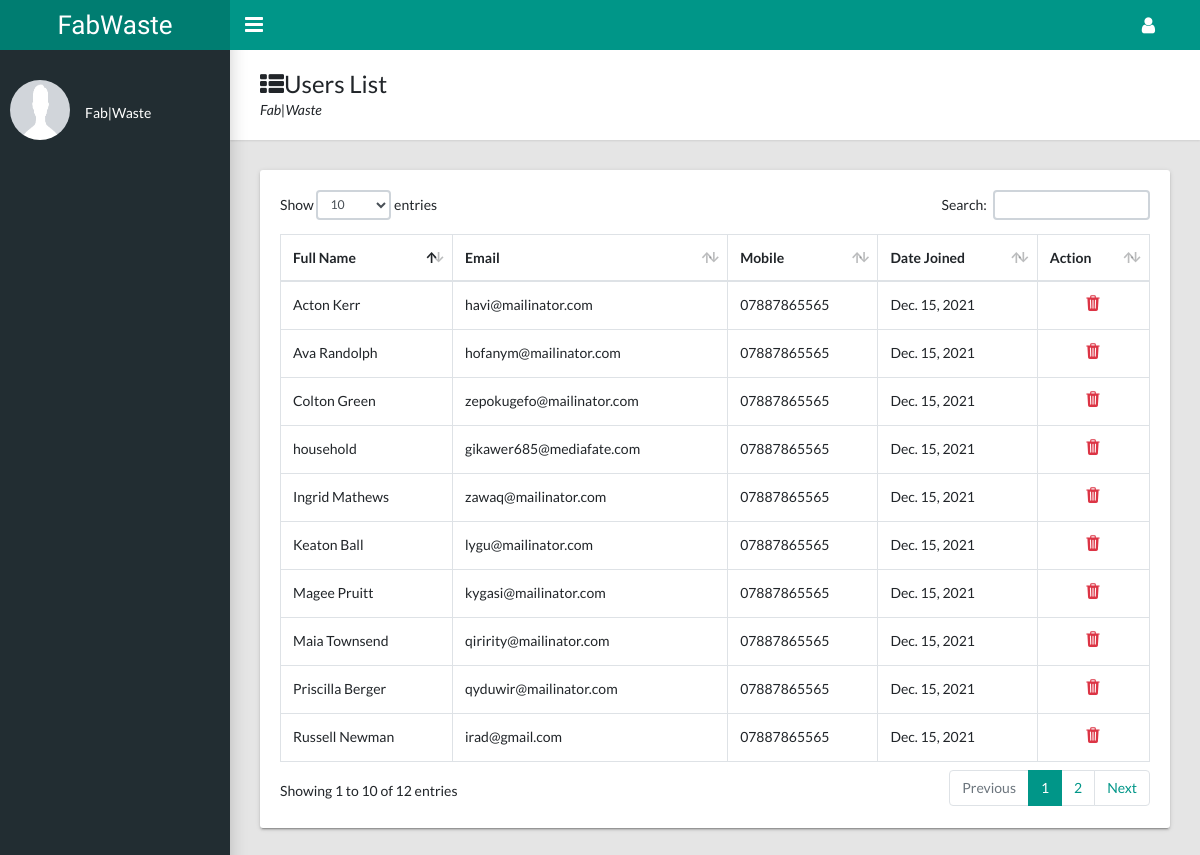
/dashboard/user-list, run on the app's committed database.
### userauth/models.py (models this page shows, shortened)
class UsersAccount(AbstractBaseUser, PermissionsMixin):
    email = models.EmailField(verbose_name='Email Address', unique=True)
    full_name = models.CharField(max_length=50)
    mobile = models.CharField(max_length=12, blank=True)
    is_active = models.BooleanField(default=False)
    is_staff = models.BooleanField(default=False)
    is_house_hold = models.BooleanField(default=False)
    is_agent = models.BooleanField(default=False)
    is_admin = models.BooleanField(default=False)
    location = models.CharField(max_length=100)
    created = models.DateTimeField(auto_now_add=True)
    updated = models.DateTimeField(auto_now=True)
    objects = CustomAccountManager()
    USERNAME_FIELD = 'email'
    REQUIRED_FIELDS = ['full_name']
    class Meta:
        verbose_name = 'Account'
        verbose_name_plural = 'Account'

### dashboard/views.py (the view)
# urls.py: path('user-list', user_list, name='list_user'),
def user_list(request):
    users_list = UsersAccount.objects.all().exclude(is_superuser=True)
    context = {
        'users_list': users_list
    }
    return render(request, 'dashboard/users_list.html', context)

### templates/dashboard/users_list.html (shortened to what this page needs)
{% extends 'dashboard/dashboard.html' %}
{% load static %}
{% block dashboard_content %}
    <main class="app-content">
      <div class="app-title">
        <div>
          <h1><i class="fa fa-th-list"></i>Users List</h1>
          <p>Fab|Waste</p>
        </div>
      </div>
      <div class="row">
        <div class="col-md-12">
          <div class="tile">
            <div class="tile-body">
              <div class="table-responsive">
                <table class="table table-hover table-bordered" id="sampleTable">
                  <thead>
                    <tr>
                      <th>Full Name</th>
                      <th>Email</th>
                      <th>Mobile</th>
                      <th>Date Joined</th>
                      <th>Action</th>
                    </tr>
                  </thead>
                  <tbody>
                    {% for user in users_list %}
                        <tr>
                          <td>{{ user.full_name}}</td>
                          <td>{{ user.email}}</td>
                          <td>{{ user.mobile}}</td>
                          <td>{{ user.created.date}}</td>
                          <td><div class="text-center">
                              <a href="{% url 'delete_user' user.id %}">
                                  <ion-icon name="trash" class="text-danger" style="font-size: large;"></ion-icon>
                              </a>
                          </div></td>
                        </tr>
                    {% endfor %}
                  </tbody>
                </table>
              </div>
            </div>
          </div>
        </div>
      </div>
    </main>
{% endblock %}

### data on the page
UsersAccount: full_name "household", email "gikawer685@mediafate.com", mobile "07887865565", created "Dec. 15, 2021"
UsersAccount: full_name "Russell Newman", email "irad@gmail.com", mobile "07887865565", created "Dec. 15, 2021"
UsersAccount: full_name "Ava Randolph", email "hofanym@mailinator.com", mobile "07887865565", created "Dec. 15, 2021"
UsersAccount: full_name "Ingrid Mathews", email "zawaq@mailinator.com", mobile "07887865565", created "Dec. 15, 2021"
UsersAccount: full_name "Acton Kerr", email "havi@mailinator.com", mobile "07887865565", created "Dec. 15, 2021"
UsersAccount: full_name "Keaton Ball", email "lygu@mailinator.com", mobile "07887865565", created "Dec. 15, 2021"
UsersAccount: full_name "Colton Green", email "zepokugefo@mailinator.com", mobile "07887865565", created "Dec. 15, 2021"
UsersAccount: full_name "Maia Townsend", email "qiririty@mailinator.com", mobile "07887865565", created "Dec. 15, 2021"
UsersAccount: full_name "Magee Pruitt", email "kygasi@mailinator.com", mobile "07887865565", created "Dec. 15, 2021"
UsersAccount: full_name "Priscilla Berger", email "qyduwir@mailinator.com", mobile "07887865565", created "Dec. 15, 2021"
